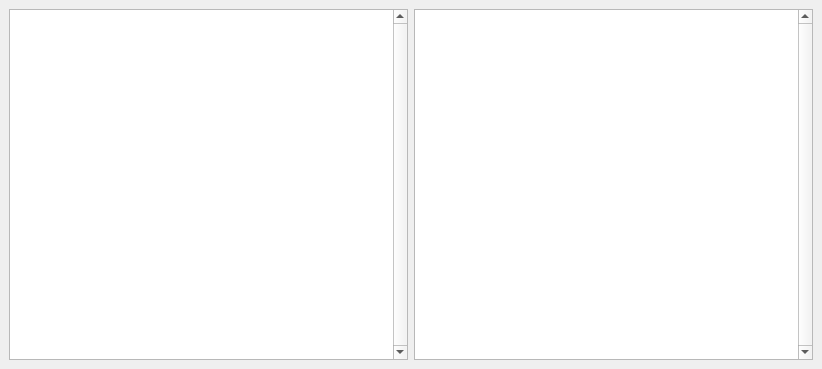
<?xml version="1.0" encoding="UTF-8"?>
<ui version="4.0">
 <class>win_plot</class>
 <widget class="QMainWindow" name="win_plot">
  <property name="geometry">
   <rect>
    <x>0</x>
    <y>0</y>
    <width>822</width>
    <height>369</height>
   </rect>
  </property>
  <property name="windowTitle">
   <string>MainWindow</string>
  </property>
  <widget class="QWidget" name="Menu">
   <property name="enabled">
    <bool>true</bool>
   </property>
   <property name="focusPolicy">
    <enum>Qt::NoFocus</enum>
   </property>
   <layout class="QGridLayout" name="gridLayout">
    <item row="1" column="0">
     <widget class="QTextEdit" name="textEditTx">
      <property name="enabled">
       <bool>true</bool>
      </property>
      <property name="verticalScrollBarPolicy">
       <enum>Qt::ScrollBarAlwaysOn</enum>
      </property>
      <property name="readOnly">
       <bool>true</bool>
      </property>
     </widget>
    </item>
    <item row="1" column="1">
     <widget class="QTextEdit" name="textEditRx">
      <property name="verticalScrollBarPolicy">
       <enum>Qt::ScrollBarAlwaysOn</enum>
      </property>
      <property name="horizontalScrollBarPolicy">
       <enum>Qt::ScrollBarAlwaysOff</enum>
      </property>
      <property name="readOnly">
       <bool>true</bool>
      </property>
     </widget>
    </item>
   </layout>
  </widget>
 </widget>
 <resources/>
 <connections/>
</ui>
